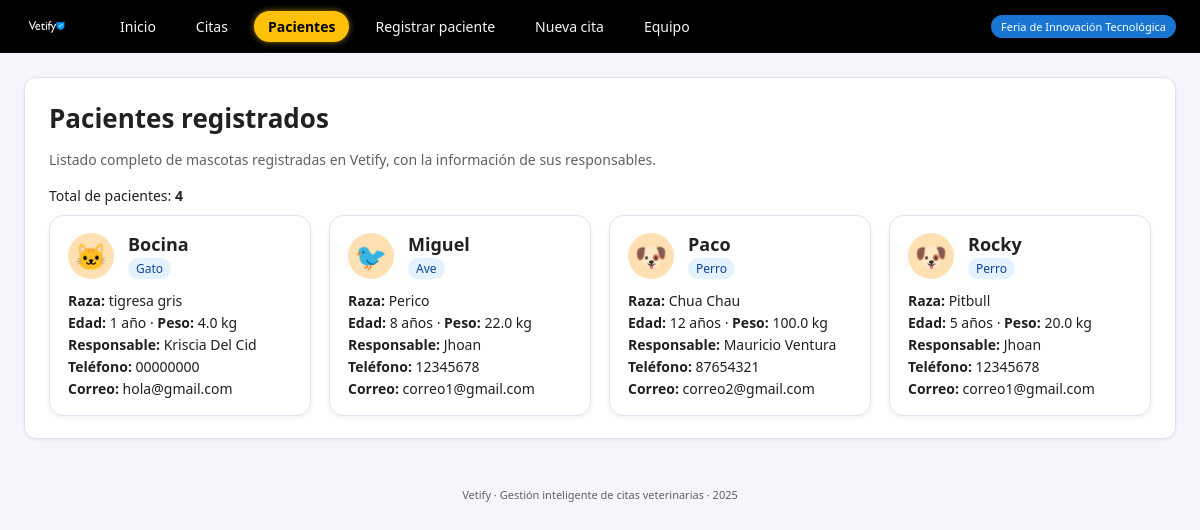
/pacientes, run on an earlier commit of the app's database.
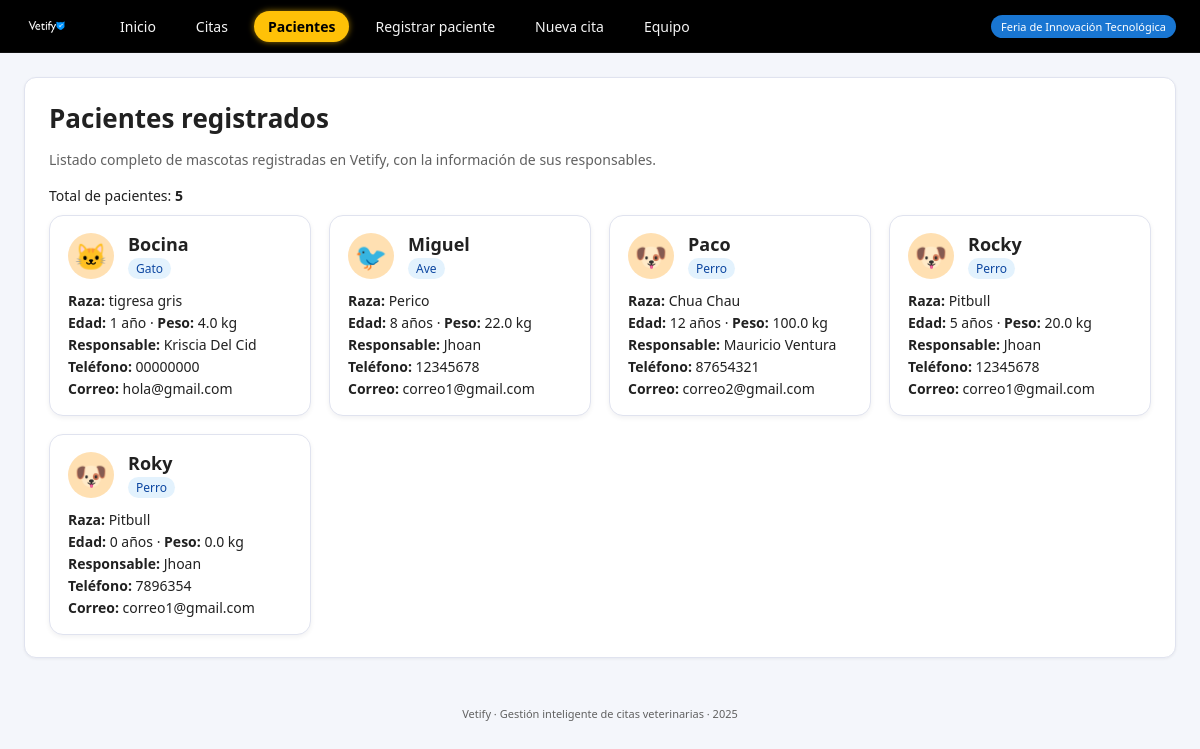
And on a later commit of the database.
### tables this page shows
CREATE TABLE mascotas (
        id INTEGER PRIMARY KEY AUTOINCREMENT,
        nombre TEXT NOT NULL,
        tipo TEXT NOT NULL,
        raza TEXT,
        edad INTEGER,
        peso REAL,
        dueno_id INTEGER NOT NULL,
        FOREIGN KEY (dueno_id) REFERENCES duenos(id)
    );

CREATE TABLE duenos (
        id INTEGER PRIMARY KEY AUTOINCREMENT,
        nombre TEXT NOT NULL,
        telefono TEXT NOT NULL,
        correo TEXT NOT NULL
    );

### app.py (the view)
@app.route("/pacientes")
def pacientes():
    pacientes = listar_pacientes_detalle()
    total = len(pacientes)
    return render_template("pacientes.html", pacientes=pacientes, total=total)

### db.py (called while the page is built)
def get_connection():
    conn = sqlite3.connect(DB_NAME)
    conn.row_factory = sqlite3.Row  # acceder por nombre de columna
    return conn

### services.py (called while the page is built)
def listar_pacientes_detalle():
    conn = get_connection()
    cur = conn.cursor()
    cur.execute("""
        SELECT m.id,
               m.nombre,
               m.tipo,
               m.raza,
               m.edad,
               m.peso,
               d.nombre   AS dueno,
               d.telefono AS dueno_telefono,
               d.correo   AS dueno_correo
        FROM mascotas m
        JOIN duenos d ON m.dueno_id = d.id
        ORDER BY m.nombre;
    """)
    filas = cur.fetchall()
    conn.close()
    return filas

### templates/pacientes.html (shortened to what this page needs)
{% extends "base.html" %}
{% block content %}
<div class="card pacientes-page">
    <h1>Pacientes registrados</h1>
    <p class="form-sub">
        Listado completo de mascotas registradas en Vetify, con la información de sus responsables.
    </p>
    {% if pacientes %}
    <div class="patients-header">
        <span class="calendar-total">
            Total de pacientes: <strong>{{ total }}</strong>
        </span>
    </div>
    <div class="patients-grid">
        {% for p in pacientes %}
        {% set tipo = p['tipo']|lower %}
        {% if 'perro' in tipo or 'canino' in tipo %}
            {% set avatar = '🐶' %}
        {% elif 'gato' in tipo or 'felino' in tipo %}
            {% set avatar = '🐱' %}
        {% elif 'ave' in tipo or 'pájaro' in tipo or 'pajaro' in tipo or 'perico' in tipo %}
            {% set avatar = '🐦' %}
        {% elif 'conejo' in tipo %}
            {% set avatar = '🐰' %}
        {% elif 'pez' in tipo %}
            {% set avatar = '🐠' %}
        {% elif 'reptil' in tipo or 'lagarto' in tipo %}
            {% set avatar = '🐍' %}
        {% elif 'hamster' in tipo or 'hámster' in tipo %}
            {% set avatar = '🐹' %}
        {% elif 'tortuga' in tipo %}
            {% set avatar = '🐢' %}
        {% else %}
            {% set avatar = '🐾' %}
        {% endif %}
        <article class="patient-card">
            <header class="patient-header">
                <div class="patient-avatar">
                    {{ avatar }}
                </div>
                <div>
                    <h2 class="patient-name">{{ p['nombre'] }}</h2>
                    <span class="patient-type">{{ p['tipo'] }}</span>
                </div>
            </header>
            <div class="patient-body">
                <p class="patient-line"><strong>Raza:</strong> {{ p['raza'] or 'No especificada' }}</p>
                <p class="patient-line">
                    <strong>Edad:</strong> {{ p['edad'] }} año{{ 's' if p['edad'] != 1 }} ·
                    <strong>Peso:</strong> {{ p['peso'] }} kg
                </p>
                <p class="patient-line"><strong>Responsable:</strong> {{ p['dueno'] }}</p>
                <p class="patient-line"><strong>Teléfono:</strong> {{ p['dueno_telefono'] }}</p>
                <p class="patient-line"><strong>Correo:</strong> {{ p['dueno_correo'] }}</p>
            </div>
        </article>
        {% endfor %}
    </div>
    {% else %}
    <p>No hay pacientes registrados.</p>
    {% endif %}
</div>
{% endblock %}

### templates/base.html (shortened to what this page needs)
<!DOCTYPE html>
<html lang="es">
<head>
    <link rel="stylesheet" href="{{ url_for('static', filename='css/styles.css') }}">
</head>
<body>
    <div class="topbar">
        <div class="topbar-inner">
            <a class="brand-link" href="{{ url_for('index') }}">
                <img src="{{ url_for('static', filename='img/Blanco.png') }}" class="brand-logo-img" alt="Vetify">
            </a>
            <div class="nav-links">
                <a href="{{ url_for('index') }}"
                   class="{% if request.endpoint == 'index' %}active{% endif %}">
                    Inicio
                </a>
                <a href="{{ url_for('citas') }}"
                   class="{% if request.endpoint == 'citas' %}active{% endif %}">
                    Citas
                </a>
                <a href="{{ url_for('pacientes') }}"
                   class="{% if request.endpoint == 'pacientes' %}active{% endif %}">
                    Pacientes
                </a>
                <a href="{{ url_for('register') }}"
                   class="{% if request.endpoint == 'register' %}active{% endif %}">
                    Registrar paciente
                </a>
                <a href="{{ url_for('appointment') }}"
                   class="{% if request.endpoint == 'appointment' %}active{% endif %}">
                    Nueva cita
                </a>
                <a href="{{ url_for('vets') }}"
                   class="{% if request.endpoint == 'vets' %}active{% endif %}">
                    Equipo
                </a>
            </div>
            <span class="badge">Feria de Innovación Tecnológica</span>
        </div>
    </div>
    <div class="page">
        {% block content %}{% endblock %}
    </div>
    <div class="footer">
        Vetify · Gestión inteligente de citas veterinarias · 2025
    </div>
</body>
</html>

### static/css/styles.css (style rules this page uses)
:root { --primary: #1976D2; --primary-dark: #0D47A1; --accent: #FFC107; --bg: #F4F6FB; --card-bg: #FFFFFF; --text-main: #212121; --text-soft: #616161; --border-soft: #E0E3EF; --danger: #C62828; --warning: #F9A825; --success: #2E7D32; }
* { box-sizing: border-box; font-family: "Segoe UI", system-ui, sans-serif; }
body { margin: 0; background: var(--bg); color: var(--text-main); font-size: 15px; }
.topbar { background: #000000; border-bottom: 1px solid #111111; }
.topbar-inner { max-width: 1320px; margin: 0 auto; padding: 10px 24px; display: flex; align-items: center; gap: 16px; }
.brand-link { display: inline-flex; align-items: center; }
.brand-logo-img { height: 32px; display: block; }
.nav-links { margin-left: 20px; display: flex; gap: 12px; flex-wrap: wrap; }
.nav-links a { font-size: 14px; text-decoration: none; color: #f5f5f5; padding: 6px 14px; border-radius: 999px; transition: 0.15s; }
.nav-links a.active { background: var(--accent); color: #000000; font-weight: 600; box-shadow: 0 0 6px rgba(255, 193, 7, 0.6); }
.badge { margin-left: auto; font-size: 11px; background: var(--primary); color: #ffffff; padding: 4px 10px; border-radius: 999px; }
.page { max-width: 1320px; margin: 24px auto 40px auto; padding: 0 24px; }
.footer { text-align: center; font-size: 11px; color: var(--text-soft); padding: 8px 0 18px 0; }
.card { background: var(--card-bg); border-radius: 12px; border: 1px solid var(--border-soft); padding: 22px 24px; box-shadow: 0 1px 3px rgba(15, 23, 42, 0.06); }
.form-sub { font-size: 14px; color: var(--text-soft); margin-bottom: 16px; }
.calendar-total { font-size: 14px; color: var(--text-main); }
.pacientes-page h1 { margin-top: 0; margin-bottom: 10px; font-size: 26px; }
.patients-header { margin-bottom: 10px; }
.patients-grid { display: grid; grid-template-columns: repeat(auto-fit, minmax(260px, 1fr)); gap: 18px; margin-top: 10px; }
.patient-card { background: #FFFFFF; border-radius: 14px; border: 1px solid #E0E3EF; padding: 16px 18px 14px; box-shadow: 0 2px 5px rgba(15, 23, 42, 0.06); display: flex; flex-direction: column; gap: 6px; }
.patient-header { display: flex; align-items: center; gap: 14px; }
.patient-avatar { width: 46px; height: 46px; border-radius: 50%; background: #FFE0B2; display: flex; align-items: center; justify-content: center; font-size: 26px; }
.patient-name { margin: 0; font-size: 18px; font-weight: 700; }
.patient-type { display: inline-block; margin-top: 2px; font-size: 12px; color: var(--primary-dark); background: #E3F2FD; padding: 2px 8px; border-radius: 999px; }
.patient-body { margin-top: 6px; font-size: 14px; color: var(--text-main); }
.patient-line { margin: 0 0 3px 0; }

What changed in the data, as far as the page shows it:
added mascotas: avatar "🐶", nombre "Roky", tipo "Perro", raza "Pitbull", edad "0", edad "s", peso "0.0", dueno "Jhoan", dueno_telefono "7896354", dueno_correo "correo1@gmail.com"
Also different on the page:
{{ total }}: "4" → "5"
